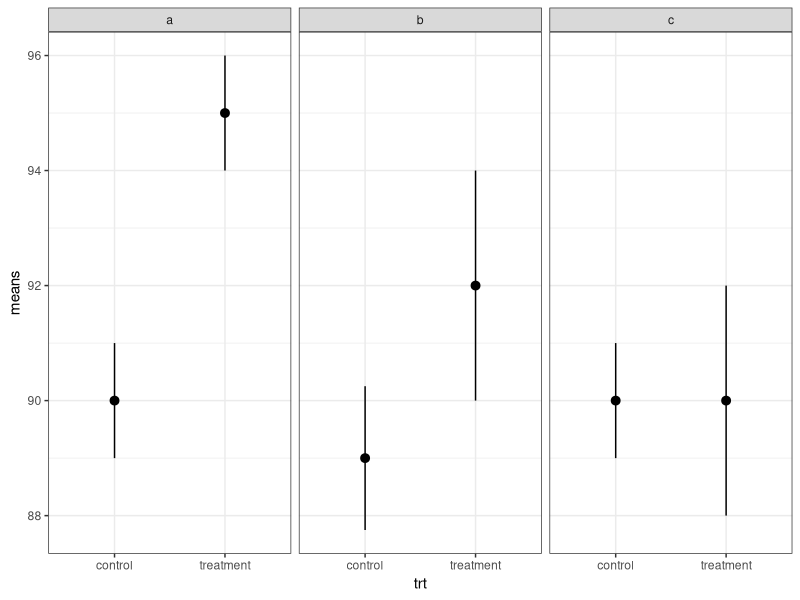
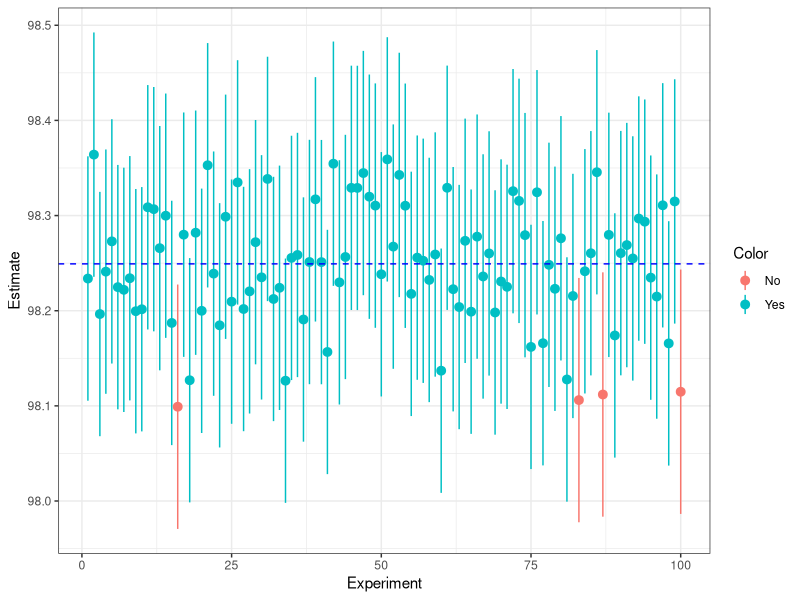

Generate these figures, in order, with R:
## ---- chunk 1
knitr::opts_chunk$set(echo = TRUE)
library(dplyr)
library(ggplot2)
bt_samp <- read.csv(here::here("data/body_temp_hr.csv"))
## ---- chunk 2
dim(bt_samp)
head(bt_samp)
summary(bt_samp)
names(bt_samp)
## ---- chunk 3
bt_mean <- mean(bt_samp$body_temp)
bt_sd <- sd(bt_samp$body_temp)
bt_mean
bt_sd
## ---- chunk 4
length(bt_samp)
## ---- chunk 5
class(bt_samp)
## ---- chunk 6
length(bt_samp$body_temp)
## ---- chunk 7
bt_n <- length(bt_samp$body_temp)
bt_sem <- bt_sd / sqrt(bt_n)
bt_sem
## ---- chunk 8
round(c(bt_mean - bt_sem, bt_mean + bt_sem), 3)
## ---- chunk 9
c(bt_mean - bt_sem, bt_mean + bt_sem) %>%
  round(3)
## ---- chunk 10
bt_mean - 2 * bt_sem
bt_mean + 2 * bt_sem
## ---- chunk 11
c(bt_mean - 2 * bt_sem, bt_mean + 2 * bt_sem)
## ---- chunk 12
bt_mean - 3 * bt_sem
bt_mean + 3 * bt_sem
## ---- chunk 13
ci_df <- data.frame(
  group = rep(c("a", "b", "c"), each = 2),
  trt = rep(c("control", "treatment"), 3),
  means = c(90, 95, 89, 92, 90, 90),
  l95 =   c(89, 94, 87.75, 90, 89, 88),
  u95 =   c(91, 96, 90.25, 94, 91, 92)
)

ggplot(ci_df,
       aes(x = trt,
           y = means,
           ymin = l95, 
           ymax = u95)) +
  geom_pointrange() +
  facet_wrap(~group) +
  theme_bw()

## ---- chunk 14
bt_n
bt_mean
bt_sd
## ---- chunk 15
set.seed(444)
new_bt <- rnorm(n = bt_n, mean = bt_mean, sd = bt_sd)
## ---- chunk 16
new_mean <- mean(new_bt)
new_sd <- sd(new_bt)
new_sem <- new_sd / sqrt(length(new_bt))
new_mean
new_sd
new_sem
# 95% CI
c(new_mean - 2*new_sem, new_mean + 2*new_sem)
## ---- chunk 17
# set.seed so we all have the same numbers
set.seed(2562)
# define our variables
true_mean <- bt_mean
true_sd <- bt_sd
obs_n <- 130

# make a dataframe called "samp" to hold our simulation estimates
samp <- data.frame(Experiment = 1:100,
                   Estimate = numeric(length = 100),
                   SE = numeric(length = 100))

# repeat sample 100 times
for(i in 1:100){
  x <- rnorm(obs_n, true_mean, true_sd)
  samp$Estimate[i] = mean(x)
  samp$SD[i] = sd(x)
  samp$SEM = sd(x)/sqrt(obs_n)
  samp$true_mean = true_mean
}

## ---- chunk 18
# overwrite the old "samp" to include our new variables

samp <- samp %>%
  mutate(
    # Estimate is the mean for our sample
    LCI = Estimate - 2 * SEM, # Lower CI
    UCI = Estimate + 2 * SEM, # Upper CI
    Color = # make a categorical value 
      ifelse(LCI <=true_mean & UCI >= true_mean, "Yes", "No"))
# print out head() of new "samp" to see new variables
head(samp)
## ---- chunk 19
ggplot(samp,
       aes(x = Experiment,
           y = Estimate, 
           ymin = LCI,
           ymax = UCI,
           color = Color)) +
  geom_pointrange() +
  # add reference line for "true" mean
  geom_hline(
    yintercept = true_mean,
    linetype = "dashed",
    color = "blue") +
  theme_bw()
